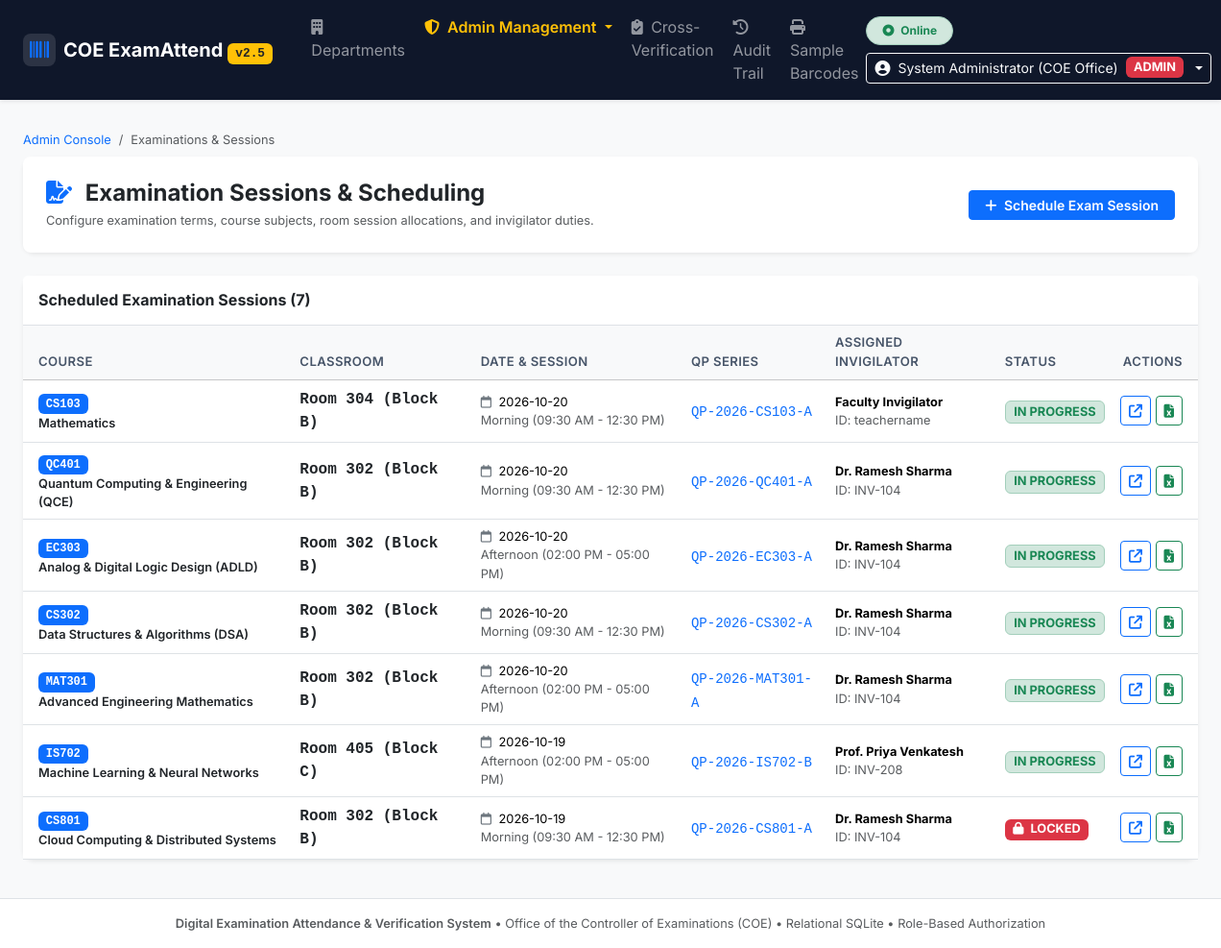
/admin/exams (signed in), run on the app's committed database.
### tables this page shows
CREATE TABLE exam_sessions (
        id INTEGER PRIMARY KEY AUTOINCREMENT,
        course_code TEXT NOT NULL,
        course_name TEXT NOT NULL,
        exam_date TEXT NOT NULL,
        exam_session TEXT NOT NULL,
        room_number TEXT NOT NULL,
        qp_code TEXT NOT NULL,
        invigilator_name TEXT NOT NULL,
        invigilator_id TEXT NOT NULL,
        status TEXT DEFAULT 'IN_PROGRESS', -- 'IN_PROGRESS', 'LOCKED'
        locked_at TEXT,
        locked_by TEXT,
        created_at TEXT DEFAULT CURRENT_TIMESTAMP
    , exam_id INTEGER, subject_id INTEGER, department_id INTEGER, classroom_id INTEGER, invigilator_user_id INTEGER, submitted_at TEXT);

### app.py (the view)
@app.route('/admin/exams')
@admin_required
def admin_exams_list():
    conn = get_db()
    cursor = conn.cursor()
    cursor.execute('''
        SELECT s.*, d.code as dept_code
        FROM exam_sessions s
        LEFT JOIN departments d ON s.department_id = d.id
        ORDER BY s.id DESC
    ''')
    sessions = [dict(row) for row in cursor.fetchall()]
    cursor.execute('SELECT id, code, name FROM departments ORDER BY code ASC')
    departments = [dict(row) for row in cursor.fetchall()]
    cursor.execute('SELECT id, room_number FROM classrooms ORDER BY room_number ASC')
    classrooms = [dict(row) for row in cursor.fetchall()]
    cursor.execute("SELECT id, full_name, username FROM users WHERE role = 'TEACHER' AND is_active = 1")
    teachers = [dict(row) for row in cursor.fetchall()]
    conn.close()
    today_str = datetime.now().strftime("%Y-%m-%d")
    return render_template(
        'admin/admin_exams.html',
        sessions=sessions,
        departments=departments,
        classrooms=classrooms,
        teachers=teachers,
        today_str=today_str
    )

### app.py (called while the page is built)
def admin_required(f):
    @wraps(f)
    def decorated_function(*args, **kwargs):
        if not session.get('user_id'):
            if request.path.startswith('/api/'):
                return jsonify({'success': False, 'message': 'Authentication required.'}), 401
            return redirect(url_for('login', next=request.path))
        if session.get('role') != 'ADMIN':
            if request.path.startswith('/api/'):
                return jsonify({'success': False, 'message': 'Administrative privileges required.'}), 403
            flash('Access denied: Administrative privileges required.', 'danger')
            return redirect(url_for('departments_view'))
        return f(*args, **kwargs)
    return decorated_function

### database.py (called while the page is built)
def get_db(db_path=None):
    path = db_path or DB_PATH
    conn = sqlite3.connect(path, timeout=30.0)
    try:
        conn.execute("PRAGMA journal_mode=WAL;")
    except Exception:
        pass
    conn.execute("PRAGMA busy_timeout=15000;")
    conn.execute("PRAGMA foreign_keys=ON;")
    conn.row_factory = sqlite3.Row
    return conn

### templates/admin/admin_exams.html (shortened to what this page needs)
{% extends 'base.html' %}
{% block content %}
<div class="container-fluid px-3 px-md-4">
    <nav aria-label="breadcrumb" class="mb-2">
        <ol class="breadcrumb fs-7 mb-1">
            <li class="breadcrumb-item"><a href="/admin" class="text-decoration-none">Admin Console</a></li>
            <li class="breadcrumb-item active" aria-current="page">Examinations & Sessions</li>
        </ol>
    </nav>
    <div class="card mb-4 border-0 shadow-sm">
        <div class="card-body p-4 bg-white rounded-3">
            <div class="d-flex flex-wrap align-items-center justify-content-between gap-3">
                <div>
                    <h4 class="fw-bold mb-1 text-dark"><i class="fa-solid fa-file-signature text-primary me-2"></i> Examination Sessions & Scheduling</h4>
                    <p class="text-muted fs-7 mb-0">
                        Configure examination terms, course subjects, room session allocations, and invigilator duties.
                    </p>
                </div>
                <div class="d-flex gap-2">
                    <button class="btn btn-primary btn-sm px-3 fw-semibold" data-bs-toggle="modal" data-bs-target="#createSessionModal">
                        <i class="fa-solid fa-plus me-1"></i> Schedule Exam Session
                    </button>
                </div>
            </div>
        </div>
    </div>
    <div class="card border-0 shadow-sm bg-white mb-4">
        <div class="card-header bg-white py-3 border-bottom">
            <h6 class="fw-bold mb-0 text-dark">Scheduled Examination Sessions ({{ sessions|length }})</h6>
        </div>
        <div class="card-body p-0">
            <div class="table-responsive">
                <table class="table table-hover align-middle mb-0">
                    <thead class="table-light">
                        <tr>
                            <th class="ps-3">Course</th>
                            <th>Classroom</th>
                            <th>Date & Session</th>
                            <th>QP Series</th>
                            <th>Assigned Invigilator</th>
                            <th>Status</th>
                            <th class="text-end pe-3">Actions</th>
                        </tr>
                    </thead>
                    <tbody>
                        {% for s in sessions %}
                        <tr>
                            <td class="ps-3">
                                <span class="badge bg-primary text-white font-monospace">{{ s.course_code }}</span>
                                <div class="fw-semibold text-dark fs-7">{{ s.course_name }}</div>
                            </td>
                            <td class="fw-bold text-dark font-monospace">{{ s.room_number }}</td>
                            <td class="fs-7">
                                <div><i class="fa-regular fa-calendar me-1 text-secondary"></i> {{ s.exam_date }}</div>
                                <div class="text-muted">{{ s.exam_session }}</div>
                            </td>
                            <td><code class="text-primary font-monospace">{{ s.qp_code }}</code></td>
                            <td class="fs-7">
                                <strong>{{ s.invigilator_name }}</strong><br>
                                <span class="text-muted">ID: {{ s.invigilator_id }}</span>
                            </td>
                            <td>
                                {% if s.status == 'LOCKED' %}
                                    <span class="badge bg-danger text-white fs-7"><i class="fa-solid fa-lock me-1"></i> LOCKED</span>
                                {% else %}
                                    <span class="badge bg-success-subtle text-success border border-success-subtle fs-7">IN PROGRESS</span>
                                {% endif %}
                            </td>
                            <td class="text-end pe-3">
                                <a href="/sessions/{{ s.id }}/roster" class="btn btn-outline-primary btn-sm" title="Open Roster">
                                    <i class="fa-solid fa-arrow-up-right-from-square"></i>
                                </a>
                                <a href="/download_report/{{ s.id }}" class="btn btn-outline-success btn-sm" title="Download Excel">
                                    <i class="fa-solid fa-file-excel"></i>
                                </a>
                            </td>
                        </tr>
                        {% endfor %}
                    </tbody>
                </table>
            </div>
        </div>
    </div>
</div>
{% endblock %}

### static/css/style.css (style rules this page uses)
:root { --navy-blue: #0f172a; --navy-surface: #1e293b; --primary-blue: #2563eb; --emerald-green: #059669; --crimson-red: #dc2626; --amber-warning: #d97706; }
body { font-family: 'Inter', system-ui, -apple-system, sans-serif; color: #1e293b; background-color: #f8fafc; }
.fs-7 { font-size: 0.8rem !important; }
.card { border-radius: 12px; border: 1px solid #e2e8f0; }
.card-header { border-bottom: 1px solid #e2e8f0; }
.table thead th { font-weight: 600; font-size: 0.82rem; text-transform: uppercase; letter-spacing: 0.03em; color: #475569; }

### data on the page
exam_sessions: course_code "CS103", course_name "Mathematics", room_number "Room 304 (Block B)", exam_date "2026-10-20", exam_session "Morning (09:30 AM - 12:30 PM)", qp_code "QP-2026-CS103-A", invigilator_name "Faculty Invigilator", invigilator_id "teachername", status "IN PROGRESS"
exam_sessions: course_code "QC401", course_name "Quantum Computing & Engineering (QCE)", room_number "Room 302 (Block B)", exam_date "2026-10-20", exam_session "Morning (09:30 AM - 12:30 PM)", qp_code "QP-2026-QC401-A", invigilator_name "Dr. Ramesh Sharma", invigilator_id "INV-104", status "IN PROGRESS"
exam_sessions: course_code "EC303", course_name "Analog & Digital Logic Design (ADLD)", room_number "Room 302 (Block B)", exam_date "2026-10-20", exam_session "Afternoon (02:00 PM - 05:00 PM)", qp_code "QP-2026-EC303-A", invigilator_name "Dr. Ramesh Sharma", invigilator_id "INV-104", status "IN PROGRESS"
exam_sessions: course_code "CS302", course_name "Data Structures & Algorithms (DSA)", room_number "Room 302 (Block B)", exam_date "2026-10-20", exam_session "Morning (09:30 AM - 12:30 PM)", qp_code "QP-2026-CS302-A", invigilator_name "Dr. Ramesh Sharma", invigilator_id "INV-104", status "IN PROGRESS"
exam_sessions: course_code "MAT301", course_name "Advanced Engineering Mathematics", room_number "Room 302 (Block B)", exam_date "2026-10-20", exam_session "Afternoon (02:00 PM - 05:00 PM)", qp_code "QP-2026-MAT301-A", invigilator_name "Dr. Ramesh Sharma", invigilator_id "INV-104", status "IN PROGRESS"
exam_sessions: course_code "IS702", course_name "Machine Learning & Neural Networks", room_number "Room 405 (Block C)", exam_date "2026-10-19", exam_session "Afternoon (02:00 PM - 05:00 PM)", qp_code "QP-2026-IS702-B", invigilator_name "Prof. Priya Venkatesh", invigilator_id "INV-208", status "IN PROGRESS"
exam_sessions: course_code "CS801", course_name "Cloud Computing & Distributed Systems", room_number "Room 302 (Block B)", exam_date "2026-10-19", exam_session "Morning (09:30 AM - 12:30 PM)", qp_code "QP-2026-CS801-A", invigilator_name "Dr. Ramesh Sharma", invigilator_id "INV-104", status "LOCKED" (drawn)

### other printed values
{{ session.get('full_name', 'User') }} "System Administrator (COE Office)"
{{ sessions|length }} "7"
